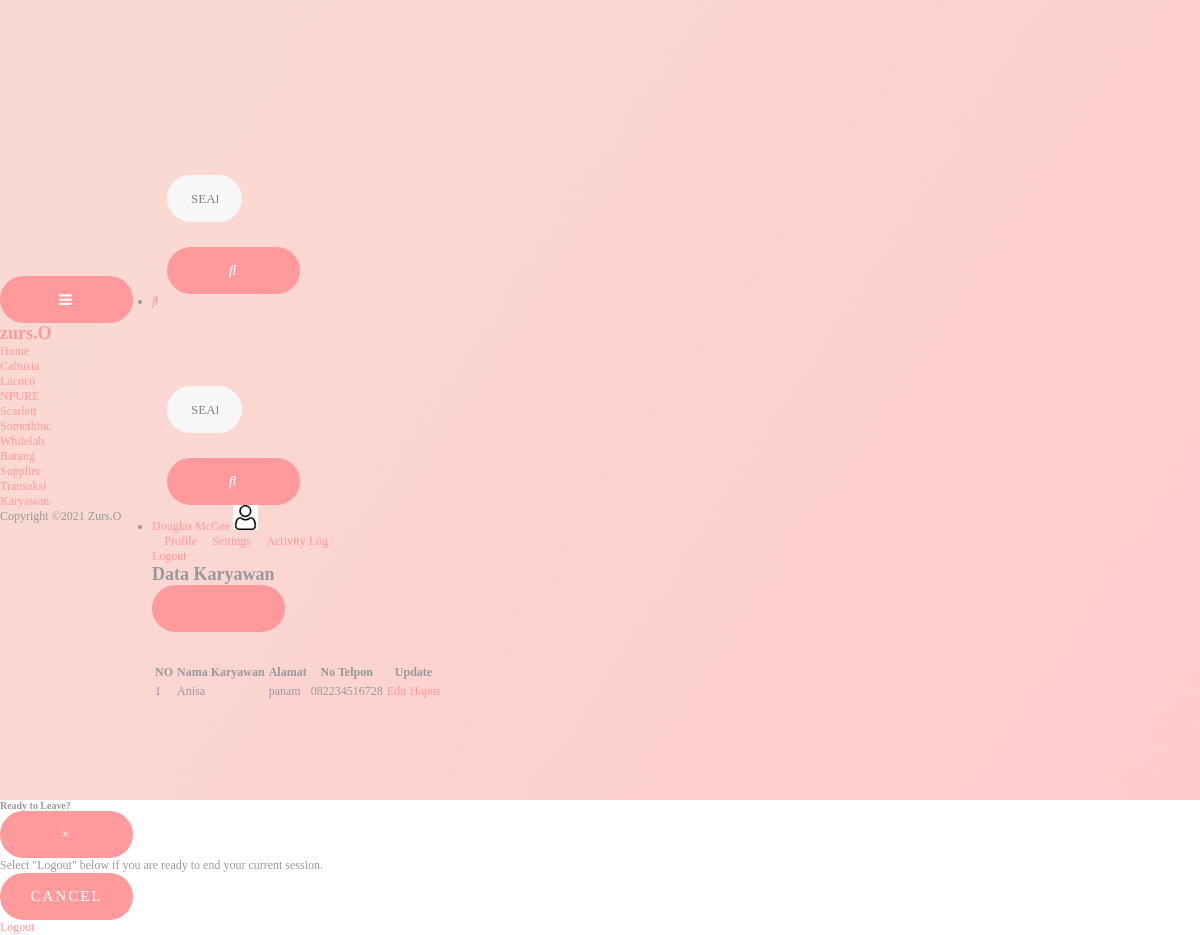
The page /view/tampil_karyawan.php (signed in) on the database its author committed.
### tables this page shows
CREATE TABLE `karyawan` (
  `kode_karyawan` varchar(45) NOT NULL,
  `nama_karyawan` varchar(45) NOT NULL,
  `alamat` varchar(45) NOT NULL,
  `no_telp` varchar(45) NOT NULL
);

### model/databasekaryawan.php (called while the page is built, shortened)
<?php
class database{
    var $host = "localhost";
    var $uname = "root";
    var $pass = "";
    var $db = "project_bpwl";
    var $con;
    function __construct(){
        $this->con = mysqli_connect($this->host, $this->uname, $this->pass, $this->db);
        mysqli_select_db($this->con, $this->db);
    }
    function tampil_data(){
        $data = mysqli_query($this->con, "select * from karyawan");
        while($d = mysqli_fetch_array($data)){
            $hasil[] = $d;
        }
        return $hasil;
    }
}
?>

### view/tampil_karyawan.php (the view, shortened to what this page needs)
<?php
include '../model/databasekaryawan.php';
$db = new database();
?>
<!doctype html>
<html lang="en">
  <head>
		<link rel="stylesheet" href="https://stackpath.bootstrapcdn.com/font-awesome/4.7.0/css/font-awesome.min.css">
		<link rel="stylesheet" href="css/style.css">
  </head>
  <body>
		<div class="wrapper d-flex align-items-stretch">
			<nav id="sidebar">
				<div class="custom-menu">
					<button type="button" id="sidebarCollapse" class="btn btn-primary">
	          <i class="fa fa-bars"></i>
	        </button>
        </div>
				<div class="p-4 pt-5">
		  		<h1><a href="index.html" class="logo">zurs.O</a></h1>
	        <ul class="list-unstyled components mb-5">
	          <li class="active">
	            <a href="#homeSubmenu" data-toggle="collapse" aria-expanded="false" class="dropdown-toggle">Home</a>
	            <ul class="collapse list-unstyled" id="homeSubmenu">
				<li>
                    <a href="caltusia.php">Caltusia</a>
                </li>
				<li>
                    <a href="lacoco.php">Lacoco</a>
                </li>
				<li>
                    <a href="npure.php">NPURE</a>
                </li>
                <li>
                    <a href="scarlett.php">Scarlett</a>
                </li>
                <li>
                    <a href="somethinc.php">Somethinc</a>
                </li>
				<li>
                    <a href="whitelab.php">Whitelab</a>
                </li>
	            </ul>
	          </li>
	          <li>
	              <a href="tampil_barang.php">Barang</a>
	          </li>
	          <li>
              <a href="tampil_supplier.php">Supplier</a>
	          </li>
	          <li>
              <a href="tampil_transaksi.php">Transaksi</a>
	          </li>
              <li>
              <a href="tampil_karyawan.php">Karyawan</a>
	          </li>
	        </ul>
	        <div class="footer">
	        	<p>
						  Copyright &copy;<script>document.write(new Date().getFullYear());</script> Zurs.O
						  </p>
	        </div>
	      </div>
    	</nav>
      <div id="content" class="p-4 p-md-5 pt-5">
		<nav class="navbar navbar-expand navbar-light bg-white topbar mb-4 static-top shadow">
			<form class="d-none d-sm-inline-block form-inline mr-auto ml-md-3 my-2 my-md-0 mw-100 navbar-search">
				<div class="input-group">
					<input type="text" class="form-control bg-light border-0 small" placeholder="Search for..."
						aria-label="Search" aria-describedby="basic-addon2">
					<div class="input-group-append">
						<button class="btn btn-primary" type="button">
							<i class="fas fa-search fa-sm"></i>
						</button>
					</div>
				</div>
			</form>
							<ul class="navbar-nav ml-auto">
								<li class="nav-item dropdown no-arrow d-sm-none">
									<a class="nav-link dropdown-toggle" href="#" id="searchDropdown" role="button"
										data-toggle="dropdown" aria-haspopup="true" aria-expanded="false">
										<i class="fas fa-search fa-fw"></i>
									</a>
									<div class="dropdown-menu dropdown-menu-right p-3 shadow animated--grow-in"
										aria-labelledby="searchDropdown">
										<form class="form-inline mr-auto w-100 navbar-search">
											<div class="input-group">
												<input type="text" class="form-control bg-light border-0 small"
													placeholder="Search for..." aria-label="Search"
													aria-describedby="basic-addon2">
												<div class="input-group-append">
													<button class="btn btn-primary" type="button">
														<i class="fas fa-search fa-sm"></i>
													</button>
												</div>
											</div>
										</form>
									</div>
								</li>
								<li class="nav-item dropdown no-arrow">
									<a class="nav-link dropdown-toggle" href="#" id="userDropdown" role="button"
										data-toggle="dropdown" aria-haspopup="true" aria-expanded="false">
										<span class="mr-2 d-none d-lg-inline text-gray-600 small">Douglas McGee</span>
										<img class="img-profile rounded-circle"
										src="../images/user.png" height="25px" width="25px">
									</a>
									<div class="dropdown-menu dropdown-menu-right shadow animated--grow-in"
										aria-labelledby="userDropdown">
										<a class="dropdown-item" href="#">
											<i class="fas fa-user fa-sm fa-fw mr-2 text-gray-400"></i>
											Profile
										</a>
										<a class="dropdown-item" href="#">
											<i class="fas fa-cogs fa-sm fa-fw mr-2 text-gray-400"></i>
											Settings
										</a>
										<a class="dropdown-item" href="#">
											<i class="fas fa-list fa-sm fa-fw mr-2 text-gray-400"></i>
											Activity Log
										</a>
										<a class="dropdown-item" href="../index.php" data-toggle="modal" data-target="#logoutModal">
											Logout
										</a>
									</div>
								</li>
							</ul>
		</nav>
        <h2 class="mb-4">Data Karyawan</h2>
		<div class="content">
			<div class="container">
				<div class="col-md-3">
					<button type="button" class="btn mb-2 mb-md-0 btn-outline-secondary btn-block">
						<a href = "../view/input/inputkaryawan.php">Input Data</a>
					</button>
				</div>
				<br></br>
			  <div class="table-responsive">
				<table class="table custom-table text-center">
					<tr>
						<th scope="col">NO</th>
						<th scope="col">Nama Karyawan</th>
						<th scope="col">Alamat</th>
						<th scope="col">No Telpon</th>
						<th scope="col">Update</th>
					</tr>
					<?php
						$no = 1;
						foreach($db->tampil_data() as $x){
						?>
						<tr>
							<td><?php echo $no++; ?></td>
							<td><?php echo $x['nama_karyawan']; ?></td>
							<td><?php echo $x['alamat']; ?></td>
							<td><?php echo $x['no_telp']; ?></td>
							<td>
								<a href="../view/edit/edit_karyawan.php?id=<?php echo $x['kode_karyawan']; ?>&aksi=edit">Edit</a>
								<a href="../controller/proses_karyawan.php?id=<?php echo $x['kode_karyawan']; ?>&aksi=hapus">Hapus</a>
							</td>
						</tr>
					<?php
					}
					?>
				</table>
			</div>
			</div>
			</div>
      </div>
		</div>
    <div class="modal fade" id="logoutModal" tabindex="-1" role="dialog" aria-labelledby="exampleModalLabel"
        aria-hidden="true">
        <div class="modal-dialog" role="document">
            <div class="modal-content">
                <div class="modal-header">
                    <h5 class="modal-title" id="exampleModalLabel">Ready to Leave?</h5>
                    <button class="close" type="button" data-dismiss="modal" aria-label="Close">
                        <span aria-hidden="true">×</span>
                    </button>
                </div>
                <div class="modal-body">Select "Logout" below if you are ready to end your current session.</div>
                <div class="modal-footer">
                    <button class="btn btn-secondary" type="button" data-dismiss="modal">Cancel</button>
                    <a class="btn btn-primary" href="../index.php">Logout</a>
                </div>
            </div>
        </div>
    </div>
  </body>
</html>

### css/style.css (style rules this page uses)
* { -webkit-box-sizing: border-box; -moz-box-sizing: border-box; box-sizing: border-box; }
body { font-family: "Montserrat-Regular"; color: #999; font-size: 12px; margin: 0; }
p, h1, h2, h3, h4, h5, h6, ul { margin: 0; }
img { max-width: 100%; }
ul { padding-left: 0; margin-bottom: 0; }
a { text-decoration: none; color: #ff9a9c; transition: all 0.3s ease; }
.wrapper { min-height: 100vh; display: flex; align-items: center; background: url("../images/bg-registration-form-4.jpg") no-repeat; background-size: cover; }
form { width: 50%; padding-top: 77px; padding-right: 60px; padding-left: 15px; }
.form-control { display: block; width: 100%; border-radius: 23.5px; height: 47px; padding: 0 24px; color: #808080; font-size: 13px; border: none; background: #f7f7f7; margin-bottom: 25px; }
button { letter-spacing: 2px; border: none; width: 133px; height: 47px; margin-right: 19px; border-radius: 23.5px; cursor: pointer; display: flex; align-items: center; justify-content: center; padding: 0; background: #ff9a9c; font-size: 15px; color: #fff; text-transform: uppercase; font-family: "Montserrat-SemiBold"; -webkit-transform: perspective(1px) translateZ(0); transform: perspective(1px) translateZ(0); box-shadow: 0 0 1px rgba(0, 0, 0, 0); }

### rows shown on the page
karyawan: nama_karyawan "Anisa", alamat "panam", no_telp "082234516728"
